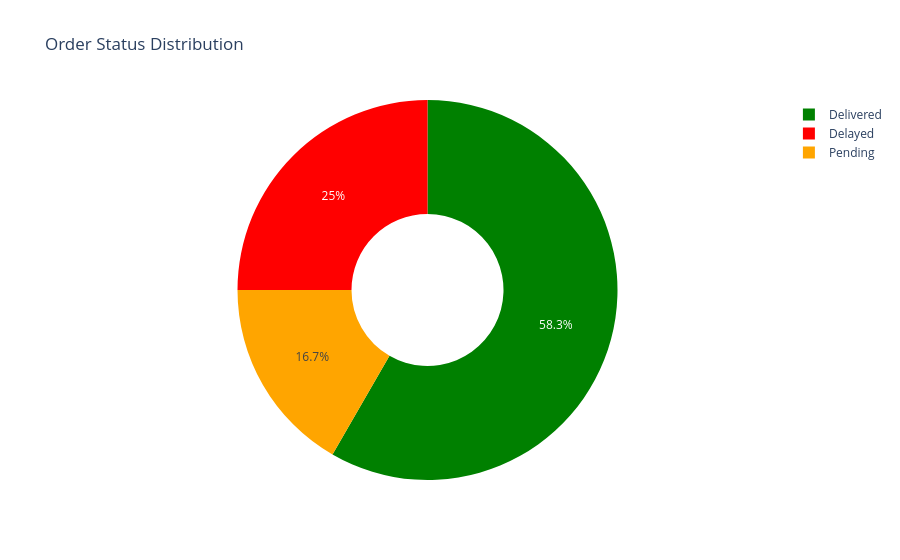

Notebook code for this chart:
### Markdown cell above
---
## 5. Pie Chart — `px.pie()`
Best for showing part-to-whole relationships (shares/percentages).

### Code cell
# Count how many orders exist per status — needed for the pie chart
status_counts = df['status'].value_counts().reset_index()
status_counts.columns = ['status', 'count']

# px.pie() — slices represent each category's share of the total
# values: the numeric column that determines slice size
# names: the categorical column that labels each slice
# hole=0.4: makes it a donut chart — hole=0 is a full pie

fig = px.pie(
    status_counts,
    values='count',
    names='status',
    title='Order Status Distribution',
    hole=0.4,
    color='status',
    color_discrete_map={
        'Delivered': 'green',
        'Delayed':   'red',
        'Pending':   'orange'
    }
)

fig.show()

### Figure 1 — Plotly figure (JSON) as saved in the notebook; plotly's stock layout.template omitted (floating-point values rounded to 4 significant figures)
{"data": [{"customdata": [["Delivered"], ["Delayed"], ["Pending"]], "domain": {"x": [0, 1], "y": [0, 1]}, "hole": 0.4, "hovertemplate": "status=%{customdata[0]}<br>count=%{value}<extra></extra>", "labels": ["Delivered", "Delayed", "Pending"], "legendgroup": "", "marker": {"colors": ["green", "red", "orange"]}, "name": "", "showlegend": true, "type": "pie", "values": [7, 3, 2]}], "layout": {"legend": {"tracegroupgap": 0}, "title": {"text": "Order Status Distribution"}}}
